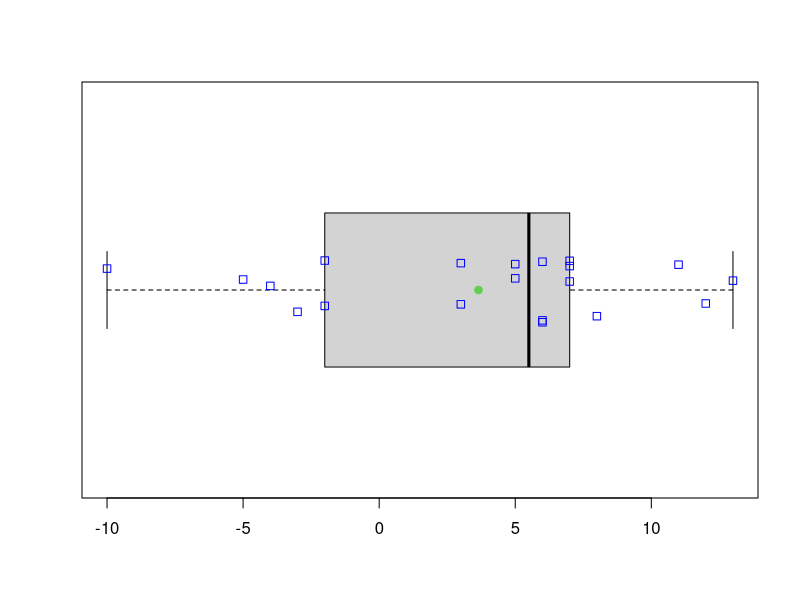
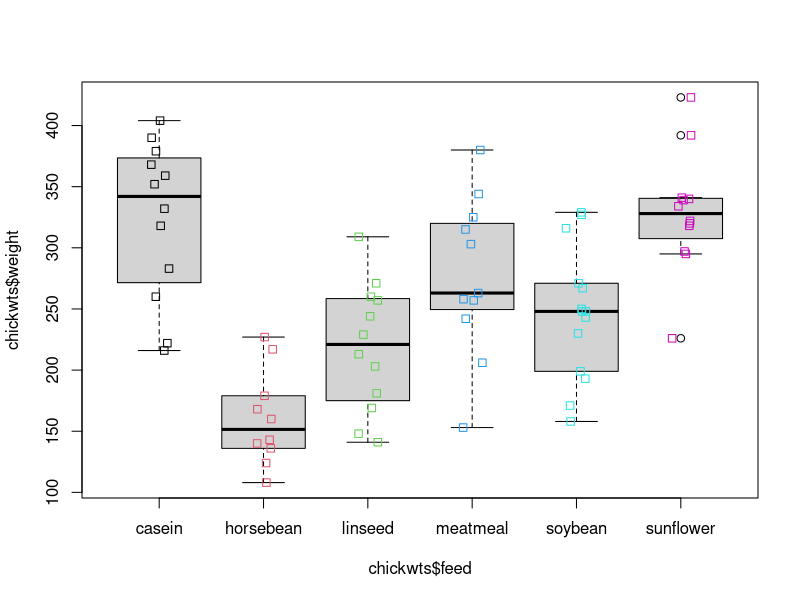

Reproduce these figures in R, in order.
View(Titanic)
x=c(8,5,-10,7,13,-2,7,6,-3,3,5,12,11,-2,3,-4,6,7,6,-5)
boxplot(x,horizontal = T)
points(mean(x),1,col = 3,pch = 19)
points(mean(x),5,col = 3,pch = 19)
stripchart(x,method="jitter",add = T,col = "blue")
boxplot(chickwts$weight ~ chickwts$feed)
View(chickwts)
stripchart(chickwts$weight~chickwts$feed,vertical = T,method = "jitter",add = T,col=1:length(chickwts$feed))

